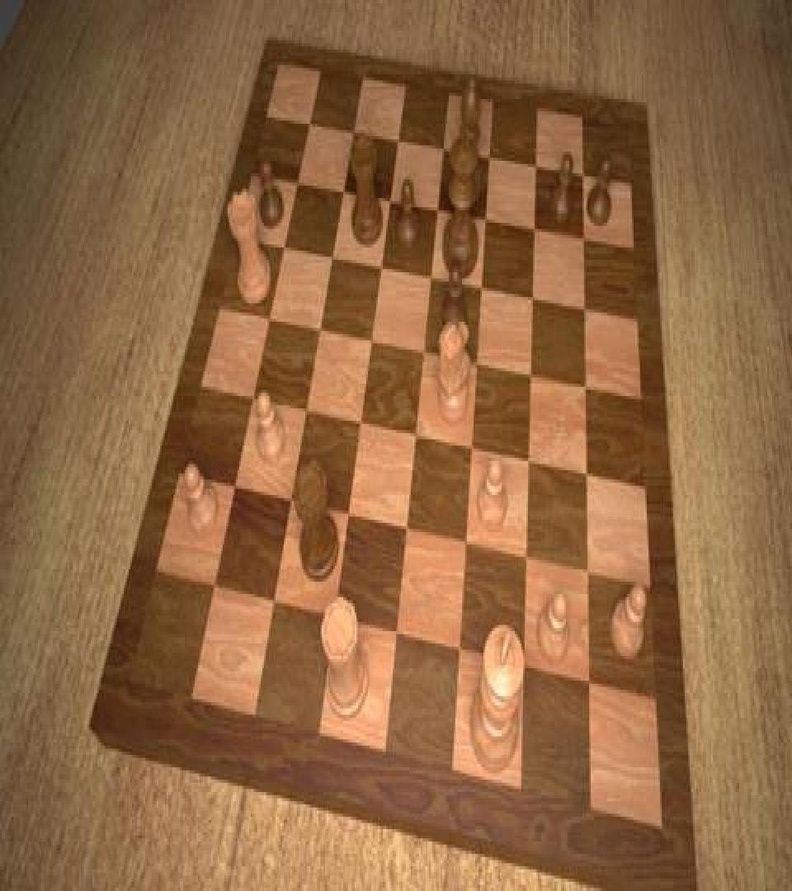
#> input picture test/t2.jpg, 792 x 891 px, shrunk from 960 x 1080 before the run
$ python FindBoard.py
#> lines starting #> are read from the running program, lines starting #| are printed output that depends on the picture; after the words box and inside, x2 and y2 are one past the last pixel; in counts of white or black regions, pixels touching at a corner belong together
import cv2
import numpy as np
import  matplotlib
import matplotlib.pyplot as plt
from matplotlib.widgets import Button
import copy
matplotlib.use('TkAgg')  # 必须在导入pyplot之前设置
# 方法1：设置matplotlib使用支持中文的字体
plt.rcParams['font.sans-serif'] = ['SimHei']  # 黑体
plt.rcParams['axes.unicode_minus'] = False  # 解决负号显示问题
class ChessboardCornerSelector:
    def __init__(self, image_path):
        # 读取图像
        self.image = cv2.imread(image_path)
        if self.image is None:
            raise ValueError(f"无法读取图像: {image_path}")

        # RGB转换用于matplotlib显示
        self.rgb_image = cv2.cvtColor(self.image, cv2.COLOR_BGR2RGB)

        # 初始化角点和当前选择的点索引
        self.corners = np.zeros((4, 2), dtype=np.int32)
        self.current_point = 0
        self.points_selected = 0

        # 创建图形和轴
        self.fig, self.ax = plt.subplots(figsize=(10, 8))
        self.fig.canvas.manager.set_window_title('选择棋盘四个角点')

        # 显示图像
        self.ax.imshow(self.rgb_image)
        self.ax.set_title('点击选择棋盘四个角点 (顺序: 左上, 右上, 右下, 左下)')

        # 添加重置按钮
        self.reset_button_ax = plt.axes([0.8, 0.05, 0.1, 0.04])
        self.reset_button = Button(self.reset_button_ax, '重置')
        self.reset_button.on_clicked(self.reset)

        # 添加确认按钮
        self.confirm_button_ax = plt.axes([0.65, 0.05, 0.1, 0.04])
        self.confirm_button = Button(self.confirm_button_ax, '确认')
        self.confirm_button.on_clicked(self.confirm)

        # 添加点击事件
        self.cid = self.fig.canvas.mpl_connect('button_press_event', self.onclick)

        # 存储标记点
        self.markers = []


    # [49 lines left out: functions onclick, reset, confirm, not called in this run]

    def get_corners(self):
        """返回用户选择的角点"""
        return self.corners


def perspective_transform(image, corners):
    """对图像进行透视变换，使棋盘变为正视图"""
    # 确保点是按照左上、右上、右下、左下的顺序
    src_points = corners.astype(np.float32)

    # 计算棋盘应该的宽度和高度
    width_top = np.sqrt(((corners[1][0] - corners[0][0]) ** 2) +
                        ((corners[1][1] - corners[0][1]) ** 2))
    width_bottom = np.sqrt(((corners[2][0] - corners[3][0]) ** 2) +
                           ((corners[2][1] - corners[3][1]) ** 2))
    width = max(int(width_top), int(width_bottom))

    height_left = np.sqrt(((corners[3][0] - corners[0][0]) ** 2) +
                          ((corners[3][1] - corners[0][1]) ** 2))
    height_right = np.sqrt(((corners[2][0] - corners[1][0]) ** 2) +
                           ((corners[2][1] - corners[1][1]) ** 2))
    height = max(int(height_left), int(height_right))

    # 确保棋盘是正方形
    size = max(width, height)

    # 定义变换后的目标点
    dst_points = np.array([
        [0, 0],  # 左上
        [size - 1, 0],  # 右上
        [size - 1, size - 1],  # 右下
        [0, size - 1]  # 左下
    ], dtype=np.float32)

    # 计算透视变换矩阵
    M = cv2.getPerspectiveTransform(src_points, dst_points)

    # 进行透视变换
    warped = cv2.warpPerspective(image, M, (size, size))

    return warped


def transform_points_to_warped(original_points, corners):
    """
    将原图上的点转换到透视变换后的坐标系中

    参数:
    original_points - 原图上点的坐标列表，格式为 [[x1, y1], [x2, y2], ...]
    corners - 用于透视变换的四个角点

    返回:
    warped_points - 变换后坐标系中的点坐标列表
    """
    # 确保点按照左上、右上、右下、左下的顺序
    src_points = corners.astype(np.float32)

    # 计算棋盘应该的宽度和高度
    width_top = np.sqrt(((corners[1][0] - corners[0][0]) ** 2) +
                        ((corners[1][1] - corners[0][1]) ** 2))
    width_bottom = np.sqrt(((corners[2][0] - corners[3][0]) ** 2) +
                           ((corners[2][1] - corners[3][1]) ** 2))
    width = max(int(width_top), int(width_bottom))

    height_left = np.sqrt(((corners[3][0] - corners[0][0]) ** 2) +
                          ((corners[3][1] - corners[0][1]) ** 2))
    height_right = np.sqrt(((corners[2][0] - corners[1][0]) ** 2) +
                           ((corners[2][1] - corners[1][1]) ** 2))
    height = max(int(height_left), int(height_right))

    # 确保棋盘是正方形
    size = max(width, height)

    # 定义变换后的目标点
    dst_points = np.array([
        [0, 0],  # 左上
        [size - 1, 0],  # 右上
        [size - 1, size - 1],  # 右下
        [0, size - 1]  # 左下
    ], dtype=np.float32)

    # 计算透视变换矩阵
    M = cv2.getPerspectiveTransform(src_points, dst_points)

    # 将输入点转换为适合变换的格式
    if not isinstance(original_points, np.ndarray):
        original_points = np.array(original_points)

    # 确保点是浮点数格式
    original_points = original_points.astype(np.float32)

    # 如果只有一个点，确保形状正确
    if original_points.ndim == 1:
        original_points = original_points.reshape(1, -1)

    # 对点应用透视变换
    # 需要将点转换为齐次坐标
    warped_points = []
    for point in original_points:
        # 添加齐次坐标的1
        p = np.array([point[0], point[1], 1])
        # 应用变换矩阵
        p_transformed = np.dot(M, p)
        # 归一化
        p_transformed = p_transformed / p_transformed[2]
        # 保存变换后的x和y坐标
        warped_points.append([p_transformed[0], p_transformed[1]])

    return np.array(warped_points)

def create_chess_grid(warped_image):
    """在变换后的图像上创建8x8的棋盘网格"""
    h, w = warped_image.shape[:2]
    grid = []

    # 计算每个格子的大小
    cell_size = h // 8  # 假设图像是正方形的

    # 创建8x8的网格
    for row in range(8):
        grid_row = []
        for col in range(8):
            # 计算格子的四个角点
            top_left = (col * cell_size, row * cell_size)
            top_right = ((col + 1) * cell_size, row * cell_size)
            bottom_right = ((col + 1) * cell_size, (row + 1) * cell_size)
            bottom_left = (col * cell_size, (row + 1) * cell_size)

            grid_cell = np.array([top_left, top_right, bottom_right, bottom_left])
            grid_row.append(grid_cell)
        grid.append(grid_row)

    return np.array(grid)


def visualize_grid(image, grid):
    """可视化网格检测结果"""
    vis_img = copy.deepcopy(image)

    # 绘制网格线
    for row in range(8):
        for col in range(8):
            cell = grid[row][col]
            for i in range(4):
                pt1 = tuple(cell[i].astype(int))
                pt2 = tuple(cell[(i + 1) % 4].astype(int))
                cv2.line(vis_img, pt1, pt2, (0, 0, 255), 2)

            # 在格子中心添加坐标标签
            center_x = int(np.mean([p[0] for p in cell]))
            center_y = int(np.mean([p[1] for p in cell]))
            label = f"{chr(97 + col)}{8 - row}"  # 国际象棋坐标 (a1, a2, ..., h8)
            cv2.putText(vis_img, label, (center_x - 10, center_y + 5),
                        cv2.FONT_HERSHEY_SIMPLEX, 0.5, (0, 255, 0), 1)

    return vis_img


def find_chess_coordinates(warped_points, warped_image_size):
    """
    根据像素位置判断点位于哪个国际象棋格子中

    参数:
    warped_points - 变换后的点坐标列表，格式为 [[x1, y1], [x2, y2], ...]
    warped_image_size - 变换后图像的尺寸 (width, height)，假设是正方形

    返回:
    coordinates - 每个点对应的国际象棋坐标列表，如 ['a1', 'b3', ...]
    """
    coordinates = []
    size = warped_image_size  # 假设是正方形，所以width=height

    # 每个格子的大小（像素）
    cell_size = size // 8

    for point in warped_points:
        x, y = point[0], point[1]

        # 确保点在图像范围内
        if 0 <= x < size and 0 <= y < size:
            # 计算列 (a-h)
            col = int(x // cell_size)
            chess_col = chr(97 + col)  # 97是'a'的ASCII码

            # 计算行 (1-8)
            row = 7 - int(y // cell_size)  # 反转行号，因为图像坐标原点在左上
            chess_row = row + 1

            coordinates.append(f"{chess_col}{chess_row}")
        else:
            coordinates.append(None)  # 点不在图像范围内

    return coordinates

def find_board_in_window(image_path, original_points):
    """
    通过窗口自行选取角点，进行透视变换，并对棋子位置进行映射

    参数:
        image_path: 上传文件的路径
        original_points: 原始棋子点位数据(x, y, type, conf)
            x: x坐标
            y: y坐标
            type: 棋子类型(int)
            conf: 该棋子的置信度

    返回:
        chess_location: 棋子信息数组(x, y, type, location, conf)
            location: 棋子在棋盘中的位置信息，如a1、c5...
            其余同original_points
    """

    try:

        # 创建选择器并获取用户选择的角点
        selector = ChessboardCornerSelector(image_path)
#> in __init__, self.image is the input picture: shape (891, 792, 3); mean B, G, R 66.6, 102.5, 143.4
        plt.show()  # 显示选择界面

        corners = selector.get_corners()
        print("选择的角点坐标：")
        print(corners)

        # 读取原始图像
        original_image = cv2.imread(image_path)

        # 对图像进行透视变换
        warped_image = perspective_transform(original_image, corners)
#> in perspective_transform, `warped = cv2.warpPerspective(image, M, (size, size))`:
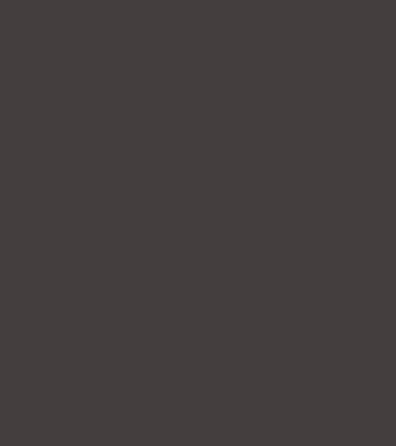
#> warped: shape (891, 792, 3) (shown at 1/2 size); mean B, G, R 62, 62, 68
        warped_points = transform_points_to_warped(original_points, corners)
        print(warped_points)
        chess_coords = find_chess_coordinates(warped_points, warped_image.shape[0])
        print(chess_coords)
#| [None, None, None, None, None, None, None]

        # 创建棋盘网格
        grid = create_chess_grid(warped_image)

        # 可视化结果
        grid_visualization = visualize_grid(warped_image, grid)
#> after the loop in visualize_grid, `for row in range(8):`:
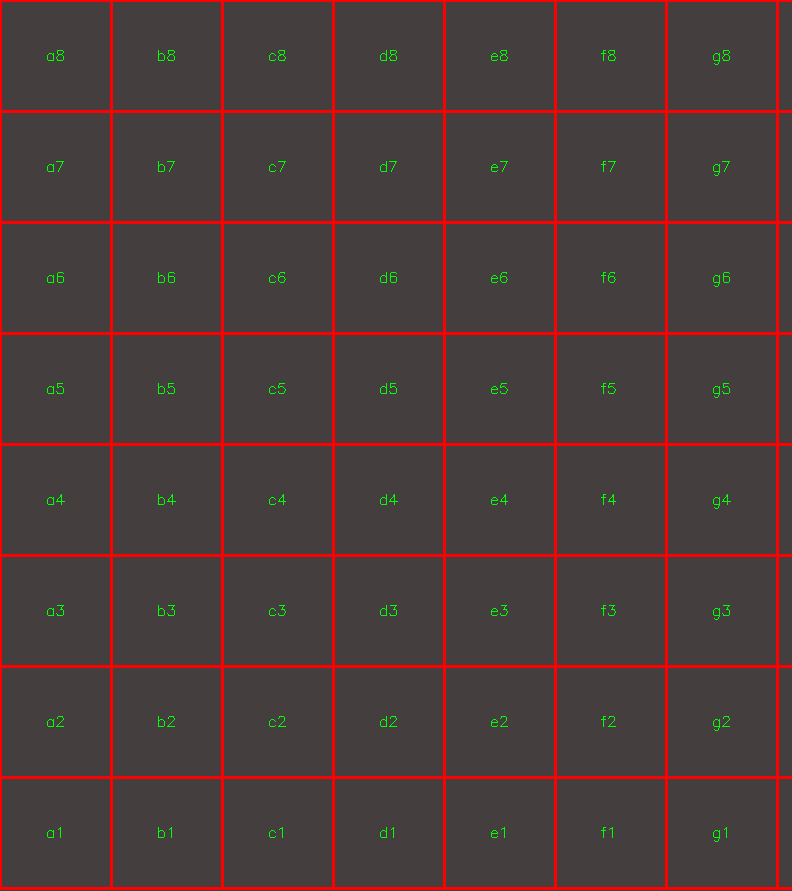
#> vis_img: shape (891, 792, 3); 6.11% of pixels changed, all inside (x1, y1, x2, y2) = (0, 0, 792, 890)

        # 显示结果
        plt.figure(figsize=(12, 6))

        plt.subplot(121)
        plt.title("原始图像与选择的角点")
        img_with_corners = copy.deepcopy(cv2.cvtColor(original_image, cv2.COLOR_BGR2RGB))
        for i, corner in enumerate(corners):
            cv2.circle(img_with_corners, tuple(corner), 10, (255, 0, 0), -1)
            plt.text(corner[0] + 10, corner[1] + 10, f'{i + 1}', color='yellow',
                     fontsize=12, fontweight='bold')
#> img_with_corners: shape (891, 792, 3); mean R, G, B 143.4, 102.5, 66.6
        plt.imshow(img_with_corners)

        plt.subplot(122)
        plt.title("透视变换后的棋盘与网格")
        plt.imshow(cv2.cvtColor(grid_visualization, cv2.COLOR_BGR2RGB))

        plt.tight_layout()
        plt.show()
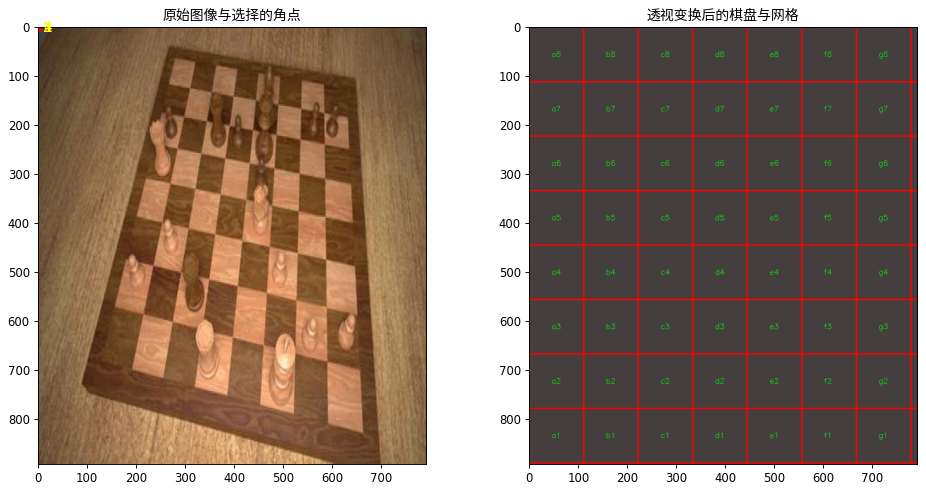
#> figure drawn by matplotlib, 2 panels

        # 去除重复，选取置信度最高的
        sets = {}
        chess_location = []
        for i in range(len(original_points)):
            chess_location.append((original_points[i][0], original_points[i][1], original_points[i][2], chess_coords[i],original_points[i][3]))
            if chess_coords[i] in sets.keys():
                loc = sets[chess_coords[i]]
                if chess_location[loc][4] < original_points[i][3]:
                    chess_location[loc], chess_location[len(chess_location) - 1] = chess_location[len(chess_location) - 1], chess_location[loc]
                chess_location.pop()
            else:
                sets[chess_coords[i]] = i

        return chess_location

    except Exception as e:
        print(f"发生错误: {e}")

# [49 lines left out: function find_board, not called in this run]

if __name__ == "__main__":
    points = [(200, 200, 1, 0.3), (100, 200, 12, 0.5), (100, 200, 0, 0.7), (200, 200, 10, 0.8), (200, 200, 11, 0.5),  (200, 200, 8, 0.9), (200, 200, 5, 0.2)]
    ret = find_board_in_window(image_path ="test/t2.jpg", original_points = points)
    print(ret)
#| [(200, 200, 8, None, 0.9)]

$ run again, with test/t1.jpg copied over test/t2.jpg
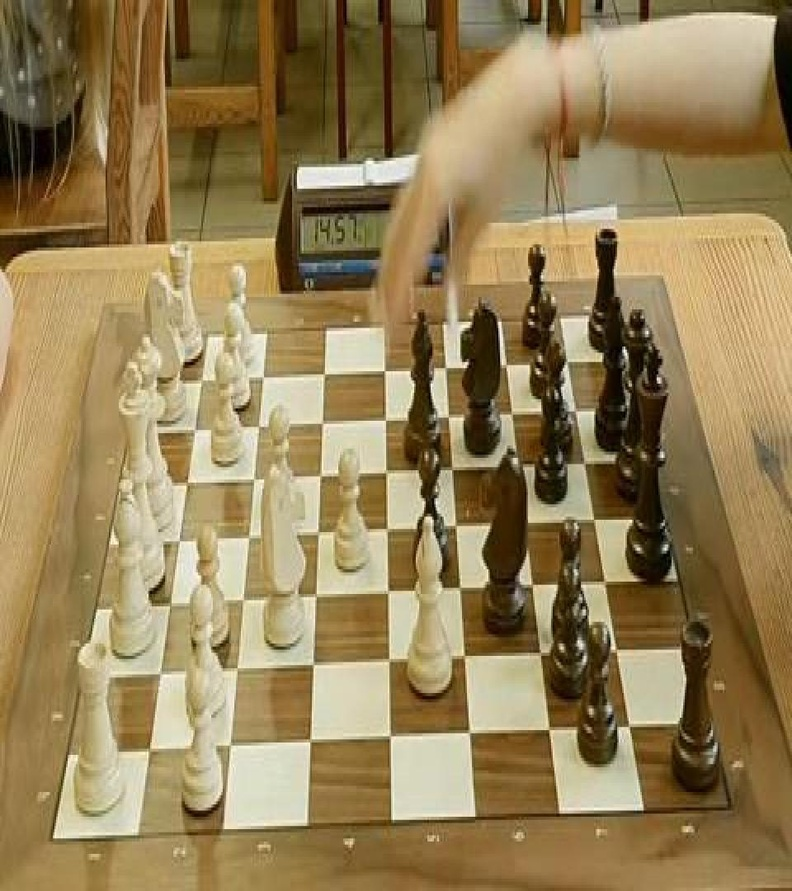
#> input picture test/t1.jpg, 792 x 891 px, shrunk from 960 x 1080 before the run
#> in __init__, self.image is the input picture: shape (891, 792, 3); mean B, G, R 86.9, 128.4, 149
#| [None, None, None, None, None, None, None]
#> after the loop in visualize_grid, `for row in range(8):`:
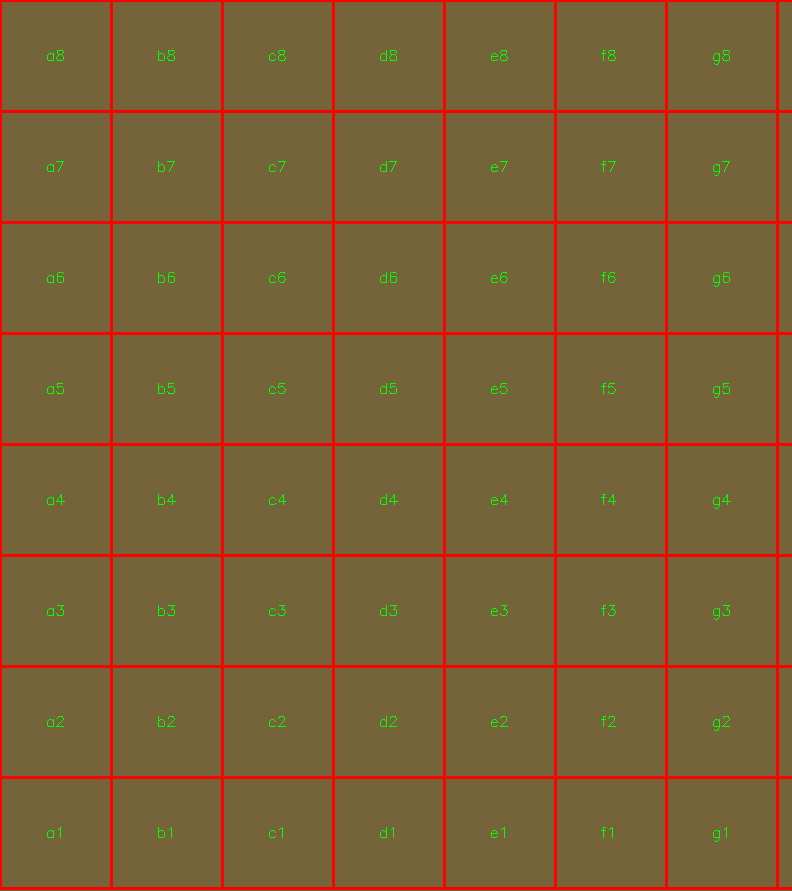
#> vis_img: shape (891, 792, 3); mean B, G, R 53.5, 94.9, 124.5
#> in find_board_in_window, `plt.show()`:
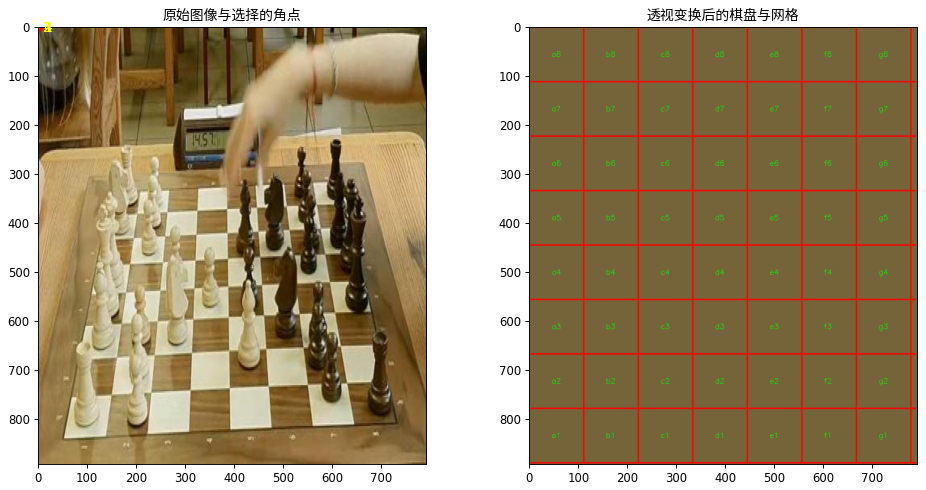
#> figure drawn by matplotlib, 2 panels
#| [(200, 200, 8, None, 0.9)]

$ run again, with test/t3.jpg copied over test/t2.jpg
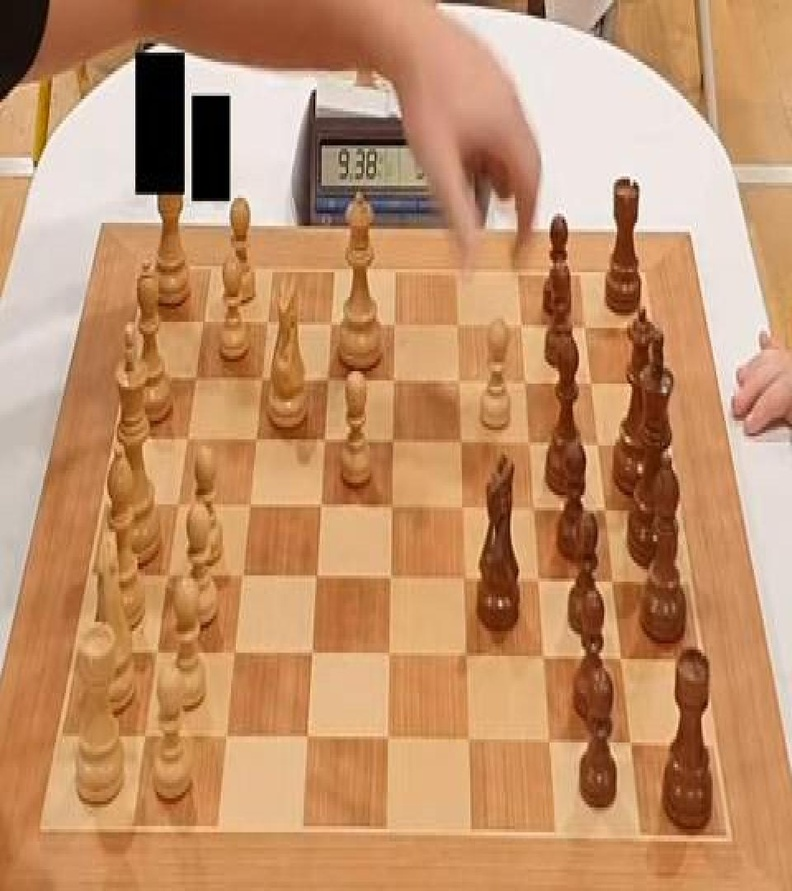
#> input picture test/t3.jpg, 792 x 891 px, shrunk from 960 x 1080 before the run
#> in __init__, self.image is the input picture: shape (891, 792, 3); mean B, G, R 105.2, 144.2, 193.3
#| [None, None, None, None, None, None, None]
#> after the loop in visualize_grid, `for row in range(8):`:
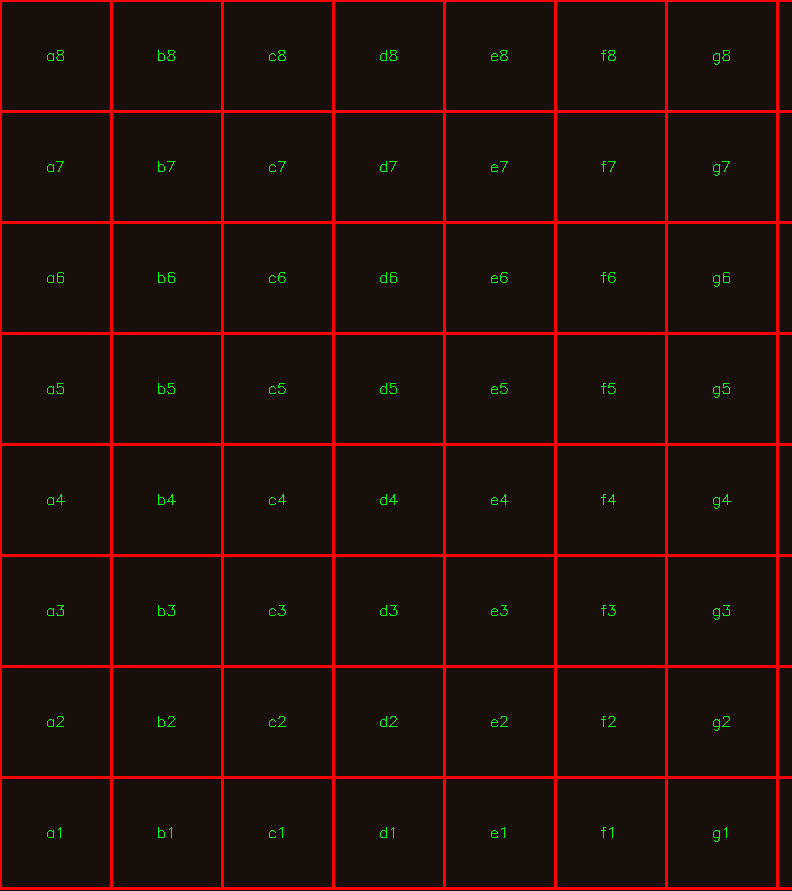
#> vis_img: shape (891, 792, 3); mean B, G, R 9.4, 15, 37.2
#> in find_board_in_window, `plt.show()`:
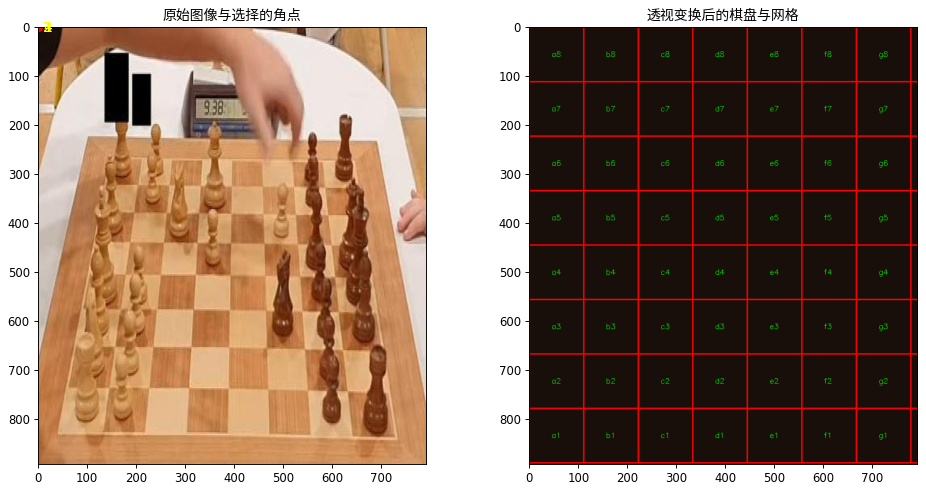
#> figure drawn by matplotlib, 2 panels
#| [(200, 200, 8, None, 0.9)]
